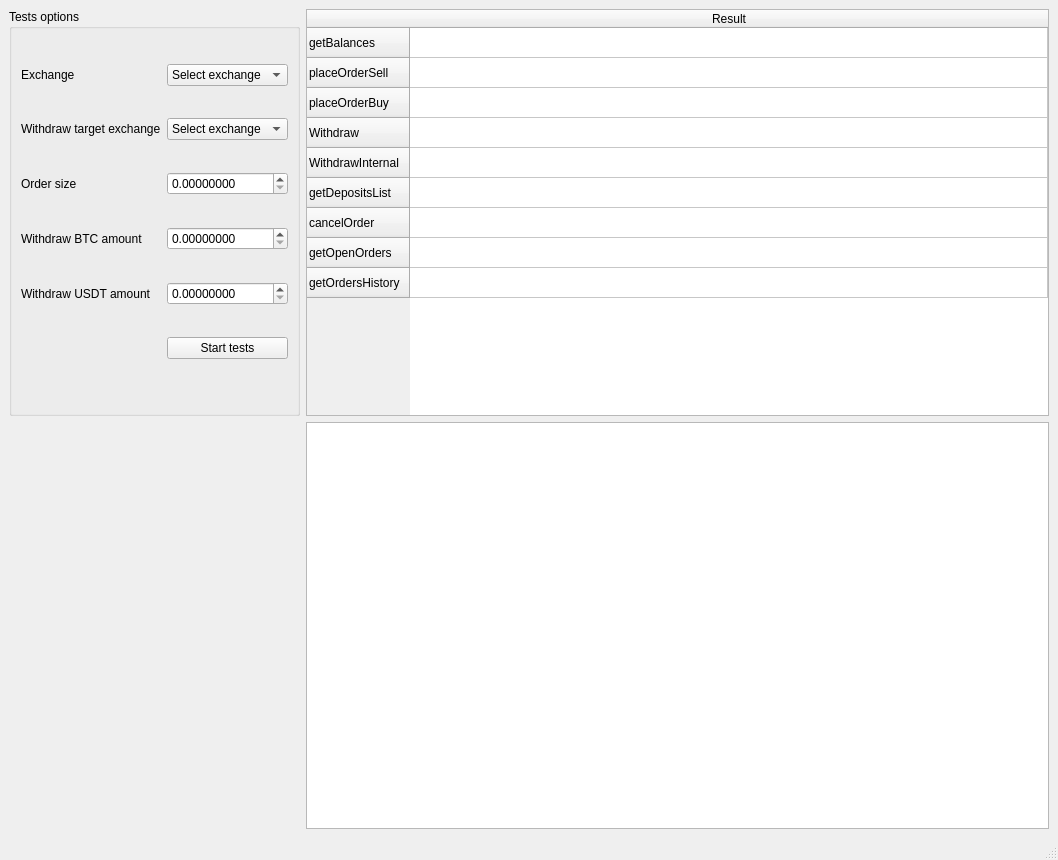
<?xml version="1.0" encoding="UTF-8"?>
<ui version="4.0">
 <class>TestsWindow</class>
 <widget class="QMainWindow" name="TestsWindow">
  <property name="geometry">
   <rect>
    <x>0</x>
    <y>0</y>
    <width>1058</width>
    <height>860</height>
   </rect>
  </property>
  <property name="windowTitle">
   <string>MainWindow</string>
  </property>
  <widget class="QWidget" name="centralwidget">
   <layout class="QGridLayout" name="gridLayout">
    <item row="0" column="1">
     <widget class="QTableWidget" name="tableWidget">
      <attribute name="horizontalHeaderStretchLastSection">
       <bool>true</bool>
      </attribute>
      <attribute name="verticalHeaderStretchLastSection">
       <bool>false</bool>
      </attribute>
      <row>
       <property name="text">
        <string>getBalances</string>
       </property>
      </row>
      <row>
       <property name="text">
        <string>placeOrderSell</string>
       </property>
      </row>
      <row>
       <property name="text">
        <string>placeOrderBuy</string>
       </property>
      </row>
      <row>
       <property name="text">
        <string>Withdraw</string>
       </property>
      </row>
      <row>
       <property name="text">
        <string>WithdrawInternal</string>
       </property>
      </row>
      <row>
       <property name="text">
        <string>getDepositsList</string>
       </property>
      </row>
      <row>
       <property name="text">
        <string>cancelOrder</string>
       </property>
      </row>
      <row>
       <property name="text">
        <string>getOpenOrders</string>
       </property>
      </row>
      <row>
       <property name="text">
        <string>getOrdersHistory</string>
       </property>
      </row>
      <column>
       <property name="text">
        <string>Result</string>
       </property>
      </column>
     </widget>
    </item>
    <item row="0" column="0">
     <widget class="QGroupBox" name="groupBox">
      <property name="title">
       <string>Tests options</string>
      </property>
      <layout class="QFormLayout" name="formLayout">
       <item row="0" column="0">
        <widget class="QLabel" name="label">
         <property name="text">
          <string>Exchange</string>
         </property>
        </widget>
       </item>
       <item row="0" column="1">
        <widget class="QComboBox" name="targetExchange">
         <item>
          <property name="text">
           <string>Select exchange</string>
          </property>
         </item>
        </widget>
       </item>
       <item row="2" column="0">
        <widget class="QLabel" name="label_3">
         <property name="text">
          <string>Order size</string>
         </property>
        </widget>
       </item>
       <item row="2" column="1">
        <widget class="QDoubleSpinBox" name="orderSize">
         <property name="decimals">
          <number>8</number>
         </property>
        </widget>
       </item>
       <item row="3" column="0">
        <widget class="QLabel" name="label_2">
         <property name="text">
          <string>Withdraw BTC amount</string>
         </property>
        </widget>
       </item>
       <item row="3" column="1">
        <widget class="QDoubleSpinBox" name="withdrawAmount">
         <property name="decimals">
          <number>8</number>
         </property>
        </widget>
       </item>
       <item row="4" column="0">
        <widget class="QLabel" name="label_4">
         <property name="text">
          <string>Withdraw USDT amount</string>
         </property>
        </widget>
       </item>
       <item row="4" column="1">
        <widget class="QDoubleSpinBox" name="withdrawAmountUsd">
         <property name="decimals">
          <number>8</number>
         </property>
        </widget>
       </item>
       <item row="5" column="0">
        <spacer name="verticalSpacer">
         <property name="orientation">
          <enum>Qt::Vertical</enum>
         </property>
         <property name="sizeHint" stdset="0">
          <size>
           <width>20</width>
           <height>40</height>
          </size>
         </property>
        </spacer>
       </item>
       <item row="5" column="1">
        <widget class="QPushButton" name="pushButton">
         <property name="text">
          <string>Start tests</string>
         </property>
        </widget>
       </item>
       <item row="1" column="0">
        <widget class="QLabel" name="label_5">
         <property name="text">
          <string>Withdraw target exchange</string>
         </property>
        </widget>
       </item>
       <item row="1" column="1">
        <widget class="QComboBox" name="withdrawTargetExchange">
         <item>
          <property name="text">
           <string>Select exchange</string>
          </property>
         </item>
        </widget>
       </item>
      </layout>
     </widget>
    </item>
    <item row="1" column="1">
     <widget class="QTextEdit" name="textEdit"/>
    </item>
   </layout>
  </widget>
  <widget class="QMenuBar" name="menubar">
   <property name="geometry">
    <rect>
     <x>0</x>
     <y>0</y>
     <width>1058</width>
     <height>22</height>
    </rect>
   </property>
  </widget>
  <widget class="QStatusBar" name="statusbar"/>
 </widget>
 <resources/>
 <connections/>
</ui>
